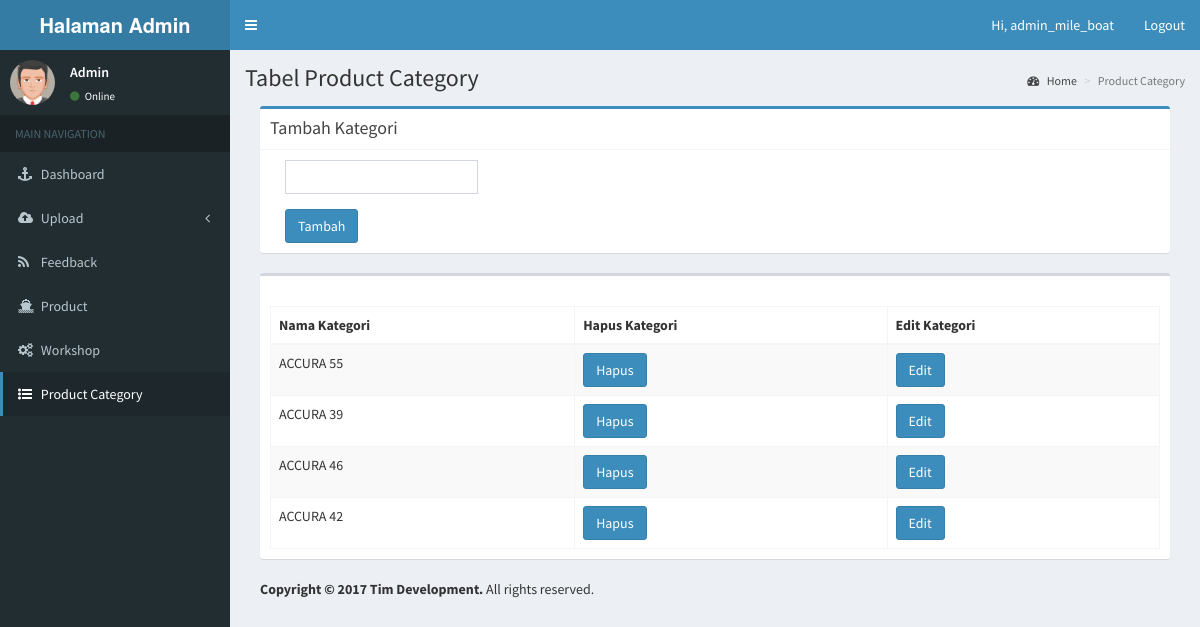
/admin/pages/tables/category.php (signed in), run on the app's committed database.
### tables this page shows
CREATE TABLE `tb_user` (
  `a_id_user` int(3) UNSIGNED NOT NULL,
  `a_user_name` varchar(50) NOT NULL,
  `a_pass` varchar(72) NOT NULL
);

CREATE TABLE `tb_gallery` (
  `m_id_gambar` int(10) UNSIGNED NOT NULL,
  `m_nama_gambar` varchar(253) NOT NULL,
  `m_desc_id` text NOT NULL,
  `m_desc_en` text NOT NULL,
  `m_jenis_gambar` varchar(50) DEFAULT NULL,
  `m_p_lmld_seluruh` varchar(75) DEFAULT NULL,
  `m_p_lmld_moulded` varchar(75) DEFAULT NULL,
  `m_p_ga_lwl` varchar(75) DEFAULT NULL,
  `m_l_max` varchar(75) DEFAULT NULL,
  `m_l_bwl` varchar(75) DEFAULT NULL,
  `m_t_dmax` varchar(75) DEFAULT NULL,
  `m_sarat_air` varchar(75) DEFAULT NULL,
  `m_displacement` varchar(75) DEFAULT NULL,
  `m_dead_weight` varchar(75) DEFAULT NULL,
  `m_bahan_bakar` varchar(75) DEFAULT NULL,
  `m_air_tawar` varchar(75) DEFAULT NULL,
  `m_penumpang` varchar(75) DEFAULT NULL,
  `m_crew` varchar(75) DEFAULT NULL,
  `m_mesin_omfs` varchar(75) DEFAULT NULL,
  `m_speed_mcr` varchar(75) DEFAULT NULL,
  `m_speedj_mcr` varchar(75) DEFAULT NULL,
  `m_range_mcr` varchar(75) DEFAULT NULL,
  `m_path_spec` varchar(1000) DEFAULT NULL,
  `m_position` varchar(15) DEFAULT NULL
);

### admin/pages/tables/category.php (the view, shortened to what this page needs)
<?php
include('../../../koneksi.php');
       if (!isset($_SESSION['id_admin'])){
     header( 'Location:../../index.php');
 } else {
$jut = $_SESSION['id_admin'];
$query = "SELECT * FROM tb_user where a_id_user='$jut'";
           $result = $dbh->query($query)->fetch();
           $query1 = "SELECT * FROM tb_gallery WHERE m_position='produk'";
           $result1 = $dbh->query($query1)->fetchAll();
?>
    <!DOCTYPE html>
    <html>
    <head>
        <link rel="stylesheet" href="../../bootstrap/css/bootstrap.min.css">
        <link rel="stylesheet" href="https://cdnjs.cloudflare.com/ajax/libs/font-awesome/4.5.0/css/font-awesome.min.css">
        <link rel="stylesheet" href="https://cdnjs.cloudflare.com/ajax/libs/ionicons/2.0.1/css/ionicons.min.css">
        <link rel="stylesheet" href="../../plugins/fullcalendar/fullcalendar.min.css">
        <link rel="stylesheet" href="../../plugins/fullcalendar/fullcalendar.print.css" media="print">
        <link rel="stylesheet" href="../../dist/css/AdminLTE.min.css">
        <link rel="stylesheet" href="../../dist/css/skins/_all-skins.min.css">
    </head>
    <body class="hold-transition skin-blue sidebar-mini">
        <div class="wrapper">
            <header class="main-header">
                <a href="../index.html" class="logo">
                    <span class="logo-lg"><b>Halaman Admin</b></span> </a>
                <nav class="navbar navbar-static-top">
                    <a href="#" class="sidebar-toggle" data-toggle="offcanvas" role="button"> <span class="sr-only">Toggle navigation</span> <span class="icon-bar"></span> <span class="icon-bar"></span> <span class="icon-bar"></span> </a>
                    <div class="navbar-custom-menu">
                        <ul class="nav navbar-nav">
                            <li class="dropdown user user-menu"> <a>Hi, <?php echo $result['a_user_name']; ?></a> </li>
                            <li class="dropdown user user-menu"> <a href="../../logout.php" onclick="return confirm('Yakin ingin Logout?')">Logout</a> </li>
                        </ul>
                    </div>
                </nav>
            </header>
        </div>
        <aside class="main-sidebar">
            <section class="sidebar">
                <div class="user-panel">
                    <div class="pull-left image"> <img src="avatar5.png" class="img-circle" alt="User Image"> </div>
                    <div class="pull-left info">
                        <p>Admin</p> <a href="#"><i class="fa fa-circle text-success"></i> Online</a> </div>
                </div>
                <ul class="sidebar-menu">
                    <li class="header">MAIN NAVIGATION</li>
                    <li>
                        <a href="../../dashboard.php"> <i class="fa fa-anchor"></i> <span>Dashboard</span></a>
                    </li>
                    <li class="treeview">
                        <a href="#"> <i class="fa fa-cloud-upload"></i> <span>Upload</span> <i class="fa fa-angle-left pull-right"></i> </a>
                    </li>
                    <li>
                        <a href="s_fdback.php"> <i class="fa fa-feed"></i> <span>Feedback</span> </a>
                    </li>
                    <li>
                        <a href="product.php"> <i class="fa fa-ship"></i> <span>Product</span> </a>
                    </li>
					<li>
                        <a href="workshop.php"> <i class="fa fa-gears"></i> <span>Workshop</span> </a>
                    </li>
                    <li class="active treeview">
                        <a href="category.php"> <i class="fa fa-list-ul"></i> <span>Product Category</span> </a>
                    </li>
                </ul>
            </section>
        </aside>
        <div class="content-wrapper">
            <section class="content-header">
                <h1>
        Tabel Product Category
      </h1>
                <ol class="breadcrumb">
                    <li><a href="#"><i class="fa fa-dashboard"></i> Home</a></li>
                    <li class="active">Product Category</li>
                </ol>
            </section>
            <section class="content">
                <div class="row">
                    <div class="col-md-12">
                        <div class="col-md-12">
                            <div class="box box-primary">
                <div class="box-header with-border">
                  <h3 class="box-title">Tambah Kategori</h3>
                </div>
                <form action="#" method="post">
                  <div class="box-body">
                    <fieldset class="form-group">
                      <div class="col-xs-3">
                        <input type="text" class="form-control" name="kategori">
                      </div>
                    </fieldset>
                    <div class="col-xs-3">
                      <input type="submit" name="submit" class="btn btn-primary" value="Tambah">
                    </form>
					</div>
                  </div>
              </div>
                            <div class="box">
                                <div class="box-header"> </div>
                                <div class="box-body">
                                    <table id="example1" class="table table-bordered table-striped">
                                        <thead>
                                            <tr>
                                                <th>Nama Kategori</th>
                                                <th>Hapus Kategori</th>
                                                <th>Edit Kategori</th>
                                            </tr>
                                        </thead>
                                        <tbody>
                                            <?php foreach ( $result1 as $r2 )
            { ?>
                                                <tr>
                                                    <td>
                                                        <?php echo $r2['m_nama_gambar']; ?>
                                                    </td>
                                                    <form method="POST" action="delete_a_category.php" onsubmit="return confirm('Hapus kategori ini ?');">
                                                        <td>
                                                            <input type="submit" name="submit" value="Hapus" class="btn btn-primary"> </td>
                                                    </form>
                                                    <form method="POST" action="edit_a_category.php">
                                                        <td>
                                                            <input type="submit" name="submit" value="Edit" class="btn btn-primary"> </td>
                                                    </form>
                                                </tr>
                                                <?php
            }
            ?>
                                        </tbody>
                                    </table>
                                </div>
                            </div>
                            <footer> <strong>Copyright &copy; 2017 Tim Development.</strong> All rights reserved. </footer>
                        </div>
                    </div>
    </body>
    </html>
    <?php }
 ?>

### data on the page
tb_user: a_user_name "admin_mile_boat"
tb_gallery: m_nama_gambar "ACCURA 55"
tb_gallery: m_nama_gambar "ACCURA 39"
tb_gallery: m_nama_gambar "ACCURA 46"
tb_gallery: m_nama_gambar "ACCURA 42"
